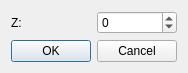
<?xml version="1.0" encoding="UTF-8"?>
<ui version="4.0">
 <class>DecorationSettingDialog</class>
 <widget class="QDialog" name="DecorationSettingDialog">
  <property name="geometry">
   <rect>
    <x>0</x>
    <y>0</y>
    <width>174</width>
    <height>69</height>
   </rect>
  </property>
  <property name="windowTitle">
   <string>Dialog</string>
  </property>
  <layout class="QVBoxLayout" name="verticalLayout">
   <item>
    <layout class="QHBoxLayout" name="horizontalLayout">
     <item>
      <widget class="QLabel" name="ZLabel">
       <property name="text">
        <string>Z:</string>
       </property>
      </widget>
     </item>
     <item>
      <widget class="QSpinBox" name="ZSpinBox">
       <property name="minimum">
        <number>-999999999</number>
       </property>
       <property name="maximum">
        <number>999999999</number>
       </property>
      </widget>
     </item>
    </layout>
   </item>
   <item>
    <widget class="QDialogButtonBox" name="buttonBox">
     <property name="orientation">
      <enum>Qt::Horizontal</enum>
     </property>
     <property name="standardButtons">
      <set>QDialogButtonBox::Cancel|QDialogButtonBox::Ok</set>
     </property>
    </widget>
   </item>
  </layout>
 </widget>
 <resources/>
 <connections>
  <connection>
   <sender>buttonBox</sender>
   <signal>accepted()</signal>
   <receiver>DecorationSettingDialog</receiver>
   <slot>accept()</slot>
   <hints>
    <hint type="sourcelabel">
     <x>248</x>
     <y>254</y>
    </hint>
    <hint type="destinationlabel">
     <x>157</x>
     <y>274</y>
    </hint>
   </hints>
  </connection>
  <connection>
   <sender>buttonBox</sender>
   <signal>rejected()</signal>
   <receiver>DecorationSettingDialog</receiver>
   <slot>reject()</slot>
   <hints>
    <hint type="sourcelabel">
     <x>316</x>
     <y>260</y>
    </hint>
    <hint type="destinationlabel">
     <x>286</x>
     <y>274</y>
    </hint>
   </hints>
  </connection>
 </connections>
</ui>
